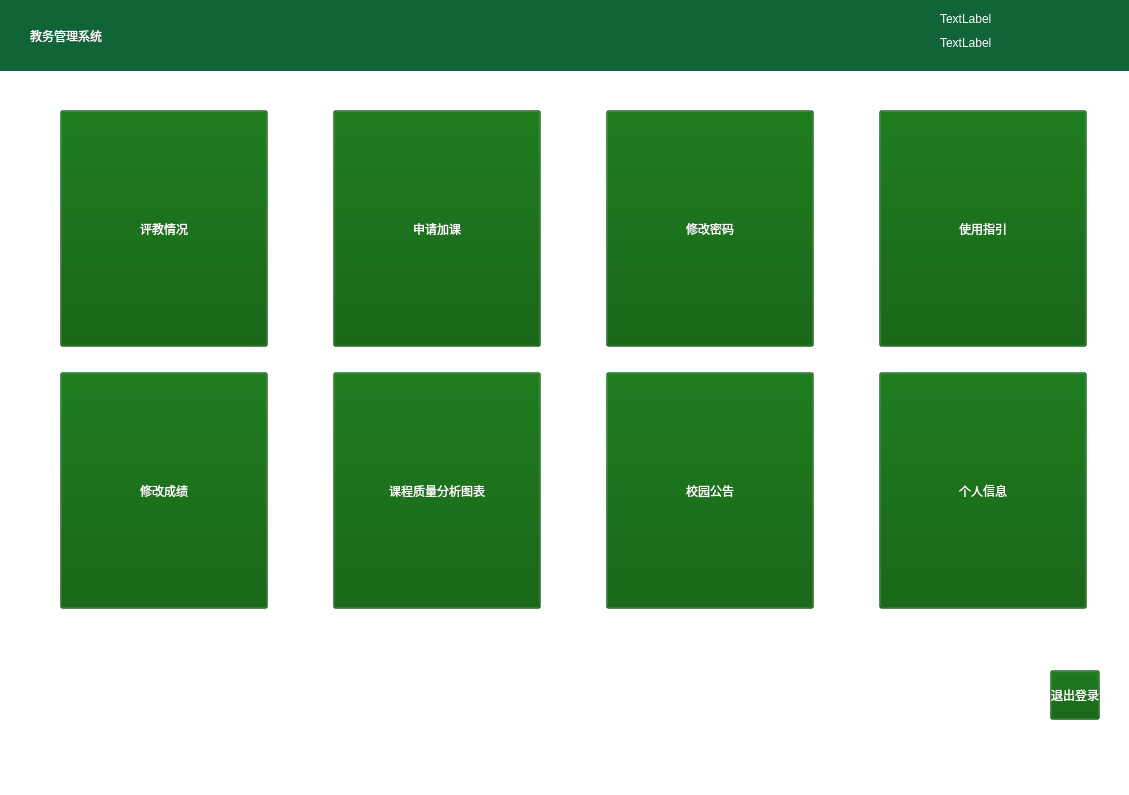
<?xml version="1.0" encoding="UTF-8"?>
<ui version="4.0">
 <class>MainWindow</class>
 <widget class="QMainWindow" name="MainWindow">
  <property name="geometry">
   <rect>
    <x>0</x>
    <y>0</y>
    <width>1129</width>
    <height>795</height>
   </rect>
  </property>
  <property name="minimumSize">
   <size>
    <width>1129</width>
    <height>795</height>
   </size>
  </property>
  <property name="maximumSize">
   <size>
    <width>1129</width>
    <height>795</height>
   </size>
  </property>
  <property name="windowTitle">
   <string>教务管理系统</string>
  </property>
  <property name="styleSheet">
   <string notr="true">background-color: rgb(255, 255, 255);</string>
  </property>
  <widget class="QWidget" name="centralwidget">
   <widget class="QToolButton" name="scoreinputpushButton">
    <property name="geometry">
     <rect>
      <x>60</x>
      <y>372</y>
      <width>208</width>
      <height>237</height>
     </rect>
    </property>
    <property name="styleSheet">
     <string notr="true">background-color: rgba(0, 85, 0, 100);
color: rgb(255, 255, 255);
font: 14pt &quot;微软雅黑&quot;;</string>
    </property>
    <property name="text">
     <string>修改成绩</string>
    </property>
    <property name="icon">
     <iconset resource="image.qrc">
      <normaloff>:/image/image/edit_big.png</normaloff>:/image/image/edit_big.png</iconset>
    </property>
    <property name="iconSize">
     <size>
      <width>200</width>
      <height>200</height>
     </size>
    </property>
    <property name="toolButtonStyle">
     <enum>Qt::ToolButtonTextUnderIcon</enum>
    </property>
   </widget>
   <widget class="QToolButton" name="pushButton">
    <property name="geometry">
     <rect>
      <x>333</x>
      <y>372</y>
      <width>208</width>
      <height>237</height>
     </rect>
    </property>
    <property name="styleSheet">
     <string notr="true">background-color: rgba(0, 85, 0, 100);
color: rgb(255, 255, 255);
font: 14pt &quot;微软雅黑&quot;;</string>
    </property>
    <property name="text">
     <string>课程质量分析图表</string>
    </property>
    <property name="icon">
     <iconset resource="image.qrc">
      <normaloff>:/image/image/pie_big.png</normaloff>:/image/image/pie_big.png</iconset>
    </property>
    <property name="iconSize">
     <size>
      <width>200</width>
      <height>200</height>
     </size>
    </property>
    <property name="toolButtonStyle">
     <enum>Qt::ToolButtonTextUnderIcon</enum>
    </property>
   </widget>
   <widget class="QToolButton" name="announcementpushButton">
    <property name="geometry">
     <rect>
      <x>606</x>
      <y>372</y>
      <width>208</width>
      <height>237</height>
     </rect>
    </property>
    <property name="styleSheet">
     <string notr="true">background-color: rgba(0, 85, 0, 100);
color: rgb(255, 255, 255);
font: 14pt &quot;微软雅黑&quot;;</string>
    </property>
    <property name="text">
     <string>校园公告</string>
    </property>
    <property name="icon">
     <iconset resource="image.qrc">
      <normaloff>:/image/image/announcement.png</normaloff>:/image/image/announcement.png</iconset>
    </property>
    <property name="iconSize">
     <size>
      <width>200</width>
      <height>200</height>
     </size>
    </property>
    <property name="toolButtonStyle">
     <enum>Qt::ToolButtonTextUnderIcon</enum>
    </property>
   </widget>
   <widget class="QToolButton" name="infopushButton">
    <property name="geometry">
     <rect>
      <x>879</x>
      <y>372</y>
      <width>208</width>
      <height>237</height>
     </rect>
    </property>
    <property name="styleSheet">
     <string notr="true">background-color: rgba(0, 85, 0, 100);
color: rgb(255, 255, 255);
font: 14pt &quot;微软雅黑&quot;;</string>
    </property>
    <property name="text">
     <string>个人信息</string>
    </property>
    <property name="icon">
     <iconset resource="image.qrc">
      <normaloff>:/image/image/person.png</normaloff>:/image/image/person.png</iconset>
    </property>
    <property name="iconSize">
     <size>
      <width>200</width>
      <height>200</height>
     </size>
    </property>
    <property name="toolButtonStyle">
     <enum>Qt::ToolButtonTextUnderIcon</enum>
    </property>
   </widget>
   <widget class="QToolButton" name="assessbrowsepushButton">
    <property name="geometry">
     <rect>
      <x>60</x>
      <y>110</y>
      <width>208</width>
      <height>237</height>
     </rect>
    </property>
    <property name="styleSheet">
     <string notr="true">background-color: rgba(0, 85, 0, 100);
color: rgb(255, 255, 255);
font: 14pt &quot;微软雅黑&quot;;</string>
    </property>
    <property name="text">
     <string>评教情况</string>
    </property>
    <property name="icon">
     <iconset resource="image.qrc">
      <normaloff>:/image/image/pingjiao.png</normaloff>:/image/image/pingjiao.png</iconset>
    </property>
    <property name="iconSize">
     <size>
      <width>200</width>
      <height>200</height>
     </size>
    </property>
    <property name="toolButtonStyle">
     <enum>Qt::ToolButtonTextUnderIcon</enum>
    </property>
   </widget>
   <widget class="QToolButton" name="applyButton">
    <property name="geometry">
     <rect>
      <x>333</x>
      <y>110</y>
      <width>208</width>
      <height>237</height>
     </rect>
    </property>
    <property name="styleSheet">
     <string notr="true">background-color: rgba(0, 85, 0, 100);
color: rgb(255, 255, 255);
font: 14pt &quot;微软雅黑&quot;;</string>
    </property>
    <property name="text">
     <string>申请加课</string>
    </property>
    <property name="icon">
     <iconset resource="image.qrc">
      <normaloff>:/image/image/jiake.png</normaloff>:/image/image/jiake.png</iconset>
    </property>
    <property name="iconSize">
     <size>
      <width>200</width>
      <height>200</height>
     </size>
    </property>
    <property name="toolButtonStyle">
     <enum>Qt::ToolButtonTextUnderIcon</enum>
    </property>
   </widget>
   <widget class="QToolButton" name="changepwBtn">
    <property name="geometry">
     <rect>
      <x>606</x>
      <y>110</y>
      <width>208</width>
      <height>237</height>
     </rect>
    </property>
    <property name="styleSheet">
     <string notr="true">background-color: rgba(0, 85, 0, 100);
color: rgb(255, 255, 255);
font: 14pt &quot;微软雅黑&quot;;</string>
    </property>
    <property name="text">
     <string>修改密码</string>
    </property>
    <property name="icon">
     <iconset resource="image.qrc">
      <normaloff>:/image/image/gaipwd.png</normaloff>:/image/image/gaipwd.png</iconset>
    </property>
    <property name="iconSize">
     <size>
      <width>200</width>
      <height>200</height>
     </size>
    </property>
    <property name="toolButtonStyle">
     <enum>Qt::ToolButtonTextUnderIcon</enum>
    </property>
   </widget>
   <widget class="QToolButton" name="pushButton_2">
    <property name="geometry">
     <rect>
      <x>879</x>
      <y>110</y>
      <width>208</width>
      <height>237</height>
     </rect>
    </property>
    <property name="styleSheet">
     <string notr="true">background-color: rgba(0, 85, 0, 100);
color: rgb(255, 255, 255);
font: 14pt &quot;微软雅黑&quot;;</string>
    </property>
    <property name="text">
     <string>使用指引</string>
    </property>
    <property name="icon">
     <iconset resource="image.qrc">
      <normaloff>:/image/image/help.png</normaloff>:/image/image/help.png</iconset>
    </property>
    <property name="iconSize">
     <size>
      <width>200</width>
      <height>200</height>
     </size>
    </property>
    <property name="toolButtonStyle">
     <enum>Qt::ToolButtonTextUnderIcon</enum>
    </property>
   </widget>
   <widget class="QToolButton" name="exitButton">
    <property name="geometry">
     <rect>
      <x>1050</x>
      <y>670</y>
      <width>50</width>
      <height>50</height>
     </rect>
    </property>
    <property name="styleSheet">
     <string notr="true">background-color: rgba(0, 85, 0, 100);
color: rgb(255, 255, 255);
font: 9pt &quot;微软雅黑&quot;;</string>
    </property>
    <property name="text">
     <string>退出登录</string>
    </property>
    <property name="icon">
     <iconset resource="image.qrc">
      <normaloff>:/image/image/logout.png</normaloff>:/image/image/logout.png</iconset>
    </property>
    <property name="iconSize">
     <size>
      <width>30</width>
      <height>30</height>
     </size>
    </property>
    <property name="toolButtonStyle">
     <enum>Qt::ToolButtonTextUnderIcon</enum>
    </property>
   </widget>
   <widget class="QLabel" name="label">
    <property name="geometry">
     <rect>
      <x>0</x>
      <y>0</y>
      <width>1131</width>
      <height>71</height>
     </rect>
    </property>
    <property name="styleSheet">
     <string notr="true">background-color: rgb(17, 99, 56);</string>
    </property>
    <property name="text">
     <string/>
    </property>
   </widget>
   <widget class="QLabel" name="label_2">
    <property name="geometry">
     <rect>
      <x>30</x>
      <y>20</y>
      <width>181</width>
      <height>31</height>
     </rect>
    </property>
    <property name="styleSheet">
     <string notr="true">font: 20pt &quot;楷体&quot;;
color: rgb(255, 255, 255);
background-color: rgb(17, 99, 56);</string>
    </property>
    <property name="text">
     <string>教务管理系统</string>
    </property>
   </widget>
   <widget class="QLabel" name="uidlabel">
    <property name="geometry">
     <rect>
      <x>940</x>
      <y>34</y>
      <width>91</width>
      <height>18</height>
     </rect>
    </property>
    <property name="styleSheet">
     <string notr="true">font: 10pt &quot;微软雅黑&quot;;
background-color: rgb(17, 99, 56);
color: rgb(255, 255, 255);</string>
    </property>
    <property name="text">
     <string>TextLabel</string>
    </property>
   </widget>
   <widget class="QLabel" name="label_3">
    <property name="geometry">
     <rect>
      <x>862</x>
      <y>10</y>
      <width>72</width>
      <height>42</height>
     </rect>
    </property>
    <property name="styleSheet">
     <string notr="true">background-color: rgb(17, 99, 56);
image: url(:/image/image/person.png);</string>
    </property>
    <property name="text">
     <string/>
    </property>
   </widget>
   <widget class="QLabel" name="namelabel">
    <property name="geometry">
     <rect>
      <x>940</x>
      <y>10</y>
      <width>91</width>
      <height>18</height>
     </rect>
    </property>
    <property name="styleSheet">
     <string notr="true">font: 10pt &quot;微软雅黑&quot;;
background-color: rgb(17, 99, 56);
color: rgb(255, 255, 255);</string>
    </property>
    <property name="text">
     <string>TextLabel</string>
    </property>
   </widget>
   <widget class="QLabel" name="label_4">
    <property name="geometry">
     <rect>
      <x>3</x>
      <y>70</y>
      <width>1151</width>
      <height>711</height>
     </rect>
    </property>
    <property name="styleSheet">
     <string notr="true">image: url(:/image/image/back111.jpg);</string>
    </property>
    <property name="text">
     <string/>
    </property>
   </widget>
   <zorder>label_4</zorder>
   <zorder>label</zorder>
   <zorder>scoreinputpushButton</zorder>
   <zorder>pushButton</zorder>
   <zorder>announcementpushButton</zorder>
   <zorder>infopushButton</zorder>
   <zorder>assessbrowsepushButton</zorder>
   <zorder>applyButton</zorder>
   <zorder>changepwBtn</zorder>
   <zorder>pushButton_2</zorder>
   <zorder>exitButton</zorder>
   <zorder>label_2</zorder>
   <zorder>uidlabel</zorder>
   <zorder>label_3</zorder>
   <zorder>namelabel</zorder>
  </widget>
  <widget class="QMenuBar" name="menubar">
   <property name="geometry">
    <rect>
     <x>0</x>
     <y>0</y>
     <width>1129</width>
     <height>21</height>
    </rect>
   </property>
  </widget>
  <widget class="QStatusBar" name="statusbar"/>
 </widget>
 <resources>
  <include location="image.qrc"/>
 </resources>
 <connections/>
</ui>
